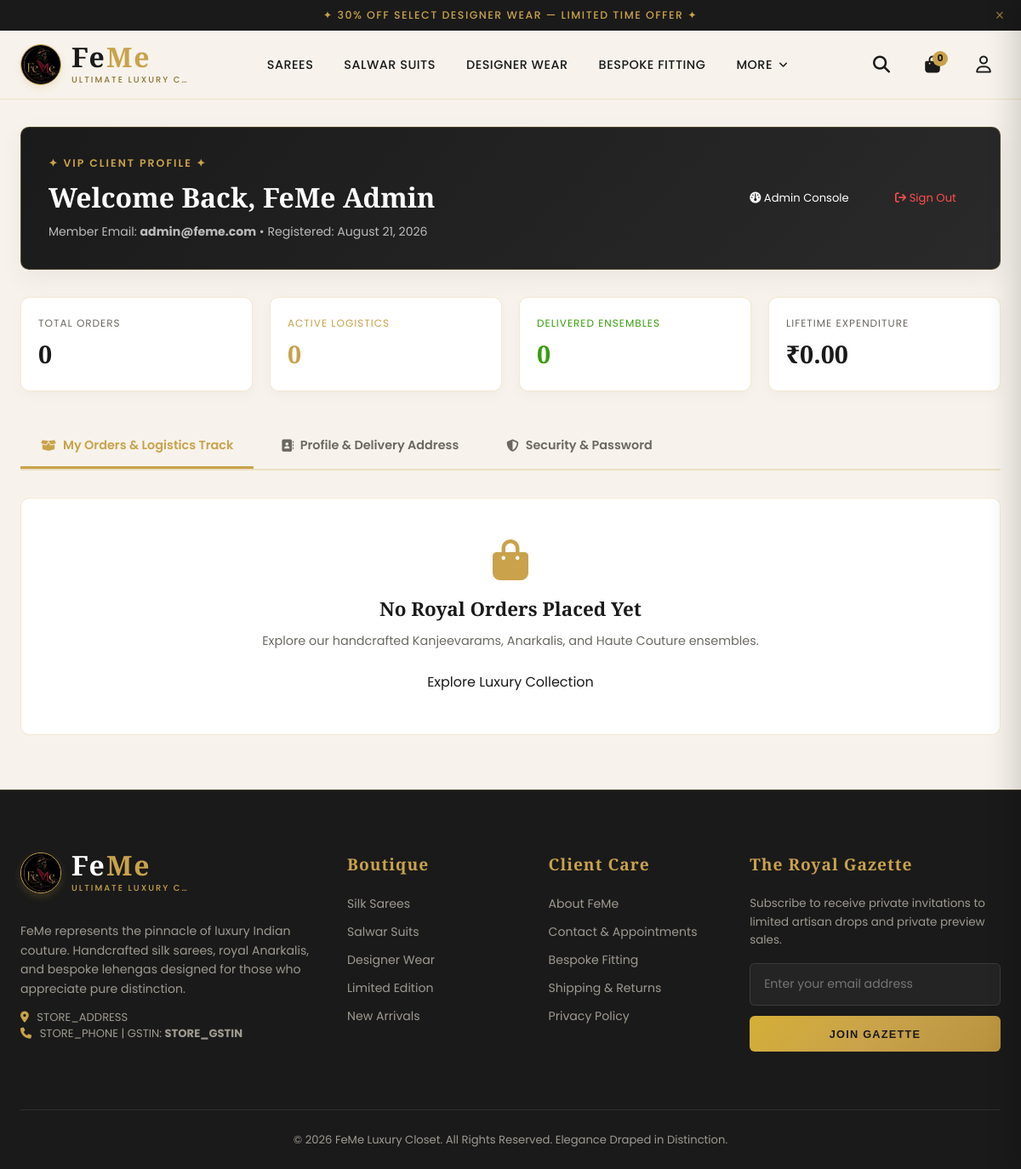
The app's page /account.php (signed in) with its own data.
### tables this page shows
CREATE TABLE IF NOT EXISTS `users` (
  `id` INT AUTO_INCREMENT PRIMARY KEY,
  `name` VARCHAR(255) NOT NULL,
  `email` VARCHAR(255) NOT NULL UNIQUE,
  `password_hash` VARCHAR(255) NOT NULL,
  `phone` VARCHAR(50) DEFAULT NULL,
  `address` TEXT DEFAULT NULL,
  `role` ENUM('customer', 'admin') NOT NULL DEFAULT 'customer',
  `remember_token` VARCHAR(255) DEFAULT NULL,
  `last_login_at` DATETIME DEFAULT NULL,
  `last_login_ip` VARCHAR(45) DEFAULT NULL,
  `login_count` INT NOT NULL DEFAULT 0,
  `created_at` TIMESTAMP DEFAULT CURRENT_TIMESTAMP,
  INDEX `idx_remember_token` (`remember_token`),
  INDEX `idx_last_login` (`last_login_at`)
);

### includes/functions.php (called while the page is built, shortened)
<?php
function sanitize($data) {
    return htmlspecialchars(trim((string)$data), ENT_QUOTES, 'UTF-8');
}
function format_price($price) {
    return '₹' . number_format((float)$price, 2);
}
function is_logged_in() {
    return isset($_SESSION['user_id']) && !empty($_SESSION['user_id']);
}
function is_admin() {
    return is_logged_in() && isset($_SESSION['user_role']) && $_SESSION['user_role'] === 'admin';
}

### account.php (the view, shortened to what this page needs)
<?php
require_once __DIR__ . '/includes/functions.php';
$userId = (int)$_SESSION['user_id'];
try {
    $uStmt = $pdo->prepare("SELECT * FROM users WHERE id = ?");
    $uStmt->execute([$userId]);
    $user = $uStmt->fetch();
} catch (PDOException $e) {
    die("Database Error.");
}
try {
    $ordersWithItems = [];
} catch (PDOException $e) {
    $ordersWithItems = [];
}
$totalOrdersCount = count($ordersWithItems);
$activeOrdersCount = 0;
$deliveredOrdersCount = 0;
$totalSpent = 0;
require_once __DIR__ . '/includes/header.php';
?>
<section class="section" style="padding-top: 2rem; padding-bottom: 4rem; background-color: var(--bg-cream);">
    <div class="container">
        <div style="background: linear-gradient(135deg, #1A1A1A 0%, #2A2A2A 100%); color: #FFF; border-radius: var(--radius-md); padding: 2rem; margin-bottom: 2rem; border: 1px solid var(--border-color); box-shadow: var(--shadow-soft); display: flex; justify-content: space-between; align-items: center; flex-wrap: wrap; gap: 1.5rem;">
            <div>
                <div style="font-size: 0.78rem; text-transform: uppercase; letter-spacing: 2px; color: var(--gold-primary); font-weight: 600; margin-bottom: 4px;">
                    ✦ VIP Client Profile ✦
                </div>
                <h1 style="font-family: var(--font-serif); font-size: 2rem; font-weight: 700; color: #FFF;">
                    Welcome Back, <?= sanitize($user['name']) ?>
                </h1>
                <p style="font-size: 0.88rem; color: #BBB; margin-top: 4px;">
                    Member Email: <strong><?= sanitize($user['email']) ?></strong> &bull; Registered: <?= date('F j, Y', strtotime($user['created_at'])) ?>
                </p>
            </div>
            <div style="display: flex; gap: 1rem; flex-wrap: wrap;">
                <?php if (is_admin()): ?>
                    <a href="admin/index.php" class="btn btn-secondary" style="font-size: 0.82rem; padding: 0.6rem 1.2rem;">
                        <i class="fa-solid fa-gauge"></i> Admin Console
                    </a>
                <?php endif; ?>
                <a href="logout.php" class="btn btn-outline" style="border-color: #ff4d4f; color: #ff4d4f; font-size: 0.82rem; padding: 0.6rem 1.2rem;">
                    <i class="fa-solid fa-arrow-right-from-bracket"></i> Sign Out
                </a>
            </div>
        </div>
        <div style="display: grid; grid-template-columns: repeat(auto-fit, minmax(200px, 1fr)); gap: 1.25rem; margin-bottom: 2.5rem;">
            <div style="background: #FFF; border-radius: var(--radius-md); padding: 1.25rem; border: 1px solid var(--border-color); box-shadow: 0 4px 15px rgba(0,0,0,0.03);">
                <div style="font-size: 0.75rem; text-transform: uppercase; letter-spacing: 1px; color: var(--text-muted);">Total Orders</div>
                <div style="font-family: var(--font-serif); font-size: 1.8rem; font-weight: 700; color: var(--text-dark); margin-top: 4px;"><?= $totalOrdersCount ?></div>
            </div>
            <div style="background: #FFF; border-radius: var(--radius-md); padding: 1.25rem; border: 1px solid var(--border-color); box-shadow: 0 4px 15px rgba(0,0,0,0.03);">
                <div style="font-size: 0.75rem; text-transform: uppercase; letter-spacing: 1px; color: var(--gold-primary);">Active Logistics</div>
                <div style="font-family: var(--font-serif); font-size: 1.8rem; font-weight: 700; color: var(--gold-primary); margin-top: 4px;"><?= $activeOrdersCount ?></div>
            </div>
            <div style="background: #FFF; border-radius: var(--radius-md); padding: 1.25rem; border: 1px solid var(--border-color); box-shadow: 0 4px 15px rgba(0,0,0,0.03);">
                <div style="font-size: 0.75rem; text-transform: uppercase; letter-spacing: 1px; color: #389e0d;">Delivered Ensembles</div>
                <div style="font-family: var(--font-serif); font-size: 1.8rem; font-weight: 700; color: #389e0d; margin-top: 4px;"><?= $deliveredOrdersCount ?></div>
            </div>
            <div style="background: #FFF; border-radius: var(--radius-md); padding: 1.25rem; border: 1px solid var(--border-color); box-shadow: 0 4px 15px rgba(0,0,0,0.03);">
                <div style="font-size: 0.75rem; text-transform: uppercase; letter-spacing: 1px; color: var(--text-muted);">Lifetime Expenditure</div>
                <div style="font-family: var(--font-serif); font-size: 1.8rem; font-weight: 700; color: var(--text-dark); margin-top: 4px;"><?= format_price($totalSpent) ?></div>
            </div>
        </div>
        <div style="display: flex; gap: 0.5rem; border-bottom: 2px solid var(--border-color); margin-bottom: 2rem; flex-wrap: wrap;">
            <button class="account-tab-btn active" onclick="switchAccountTab('orders', this)">
                <i class="fa-solid fa-box-open"></i> My Orders & Logistics Track
            </button>
            <button class="account-tab-btn" onclick="switchAccountTab('profile', this)">
                <i class="fa-solid fa-address-book"></i> Profile & Delivery Address
            </button>
            <button class="account-tab-btn" onclick="switchAccountTab('security', this)">
                <i class="fa-solid fa-shield-halved"></i> Security & Password
            </button>
        </div>
        <div id="tab-orders" class="account-tab-pane" style="display: block;">
            <?php if (!empty($ordersWithItems)): ?>
                <div style="display: flex; flex-direction: column; gap: 1.5rem;">
                    <?php foreach ($ordersWithItems as $o): ?>
                        <div style="background: #FFF; border-radius: var(--radius-md); border: 1px solid var(--border-color); padding: 1.5rem; box-shadow: 0 4px 15px rgba(0,0,0,0.03);">
                            <div style="display: flex; justify-content: space-between; align-items: center; border-bottom: 1px solid #F0F0F0; padding-bottom: 1rem; margin-bottom: 1rem; flex-wrap: wrap; gap: 1rem;">
                                <div>
                                    <span style="font-family: var(--font-serif); font-weight: 700; font-size: 1.1rem; color: var(--text-dark);">
                                        Order #<?= sprintf('%06d', $o['id']) ?>
                                    </span>
                                    <span style="font-size: 0.82rem; color: var(--text-muted); margin-left: 10px;">
                                        Placed on <?= date('d M Y, h:i A', strtotime($o['created_at'])) ?>
                                    </span>
                                </div>
                                <div style="display: flex; align-items: center; gap: 0.75rem; flex-wrap: wrap;">
                                    <span class="badge-status badge-<?= strtolower($o['payment_status']) ?>">
                                        PAYMENT: <?= strtoupper($o['payment_status']) ?>
                                    </span>
                                    <span class="badge-status badge-<?= strtolower($o['status']) ?>" style="font-size: 0.8rem; padding: 0.35rem 0.85rem;">
                                        STATUS: <?= strtoupper($o['status']) ?>
                                    </span>
                                </div>
                            </div>
                            <div style="background: #FDFBF7; padding: 1rem; border-radius: var(--radius-sm); border: 1px dashed var(--border-color); margin-bottom: 1.25rem; display: flex; justify-content: space-between; align-items: center; flex-wrap: wrap; gap: 1rem;">
                                <div>
                                    <div style="font-size: 0.78rem; font-weight: 600; text-transform: uppercase; color: var(--gold-primary); margin-bottom: 4px;">
                                        <i class="fa-solid fa-truck-fast"></i> Logistics & Package Tracking
                                    </div>
                                    <?php if (!empty($o['courier_name'])): ?>
                                        <div style="font-size: 0.9rem; font-weight: 600; color: var(--text-dark);">
                                            Handled by: <?= sanitize($o['courier_name']) ?> (<?= sanitize($o['courier_code']) ?>)
                                        </div>
                                        <?php if (!empty($o['tracking_number'])): ?>
                                            <div style="font-size: 0.84rem; font-family: monospace; font-weight: 600; color: var(--gold-muted); margin-top: 2px;">
                                                AWB Tracking #: <?= sanitize($o['tracking_number']) ?>
                                            </div>
                                        <?php endif; ?>
                                    <?php else: ?>
                                        <div style="font-size: 0.85rem; color: var(--text-muted); italic">
                                            Logistics carrier tag pending dispatch.
                                        </div>
                                    <?php endif; ?>
                                </div>
                                <div style="display: flex; gap: 0.5rem; flex-wrap: wrap;">
                                    <?php if (!empty($o['tracking_url'])): ?>
                                        <a href="<?= sanitize($o['tracking_url']) ?>" target="_blank" class="btn btn-primary" style="padding: 0.45rem 1rem; font-size: 0.8rem;">
                                            <i class="fa-solid fa-arrow-up-right-from-square"></i> Track Package Live
                                        </a>
                                    <?php endif; ?>
                                    <a href="admin/invoice.php?id=<?= $o['id'] ?>" target="_blank" class="btn btn-secondary" style="padding: 0.45rem 1rem; font-size: 0.8rem;">
                                        <i class="fa-solid fa-print"></i> Tax Receipt (A4)
                                    </a>
                                </div>
                            </div>
                            <div style="display: flex; flex-direction: column; gap: 0.75rem;">
                                <?php foreach ($o['items'] as $item): ?>
                                    <div style="display: flex; align-items: center; justify-content: space-between; padding-bottom: 0.75rem; border-bottom: 1px solid #F7F7F7;">
                                        <div style="display: flex; align-items: center; gap: 1rem;">
                                            <?php if (!empty($item['primary_img'])): ?>
                                                <img src="<?= sanitize($item['primary_img']) ?>" alt="<?= sanitize($item['product_name']) ?>" style="width: 55px; height: 65px; object-fit: cover; border-radius: 4px;">
                                            <?php endif; ?>
                                            <div>
                                                <h4 style="font-family: var(--font-serif); font-size: 0.95rem; font-weight: 600; color: var(--text-dark);">
                                                    <?= sanitize($item['product_name']) ?>
                                                </h4>
                                                <div style="font-size: 0.78rem; color: var(--text-muted);"><?= sanitize($item['category_name'] ?? 'Luxury Couture') ?></div>
                                                <div style="font-size: 0.82rem; color: var(--text-dark); margin-top: 2px;">
                                                    Qty: <?= $item['quantity'] ?> &times; <?= format_price($item['price']) ?>
                                                </div>
                                            </div>
                                        </div>
                                        <div style="font-weight: 700; font-size: 1rem; color: var(--text-dark);">
                                            <?= format_price($item['price'] * $item['quantity']) ?>
                                        </div>
                                    </div>
                                <?php endforeach; ?>
                            </div>
                            <div style="display: flex; justify-content: space-between; align-items: center; margin-top: 1rem; padding-top: 0.75rem; border-top: 1px solid var(--border-color);">
                                <div style="font-size: 0.85rem; color: var(--text-muted);">
                                    Payment Method: <strong style="text-transform: uppercase; color: var(--text-dark);"><?= sanitize($o['payment_method']) ?></strong>
                                </div>
                                <div style="font-size: 1.1rem; font-weight: 700; color: var(--text-dark);">
                                    Total: <span style="color: var(--gold-primary); font-family: var(--font-serif);"><?= format_price($o['total_amount']) ?></span>
                                </div>
                            </div>
                        </div>
                    <?php endforeach; ?>
                </div>
            <?php else: ?>
                <div style="background: #FFF; border-radius: var(--radius-md); padding: 3rem; text-align: center; border: 1px solid var(--border-color);">
                    <i class="fa-solid fa-bag-shopping" style="font-size: 3rem; color: var(--gold-primary); margin-bottom: 1rem;"></i>
                    <h3 style="font-family: var(--font-serif); font-size: 1.4rem; color: var(--text-dark); margin-bottom: 0.5rem;">No Royal Orders Placed Yet</h3>
                    <p style="color: var(--text-muted); font-size: 0.9rem; margin-bottom: 1.5rem;">Explore our handcrafted Kanjeevarams, Anarkalis, and Haute Couture ensembles.</p>
                    <a href="category.php" class="btn btn-primary">Explore Luxury Collection</a>
                </div>
            <?php endif; ?>
        </div>
    </div>
</section>
<?php
require_once __DIR__ . '/includes/footer.php';
?>

### records on screen
users: name "FeMe Admin", email "admin@feme.com", created_at "August 21, 2026"

### other values on screen
$cartCount "0"
$totalOrdersCount "0"
$activeOrdersCount "0"
$deliveredOrdersCount "0"
format_price($totalSpent) "₹0.00"
STORE_ADDRESS "STORE_ADDRESS"
STORE_PHONE "STORE_PHONE"
STORE_GSTIN "STORE_GSTIN"
